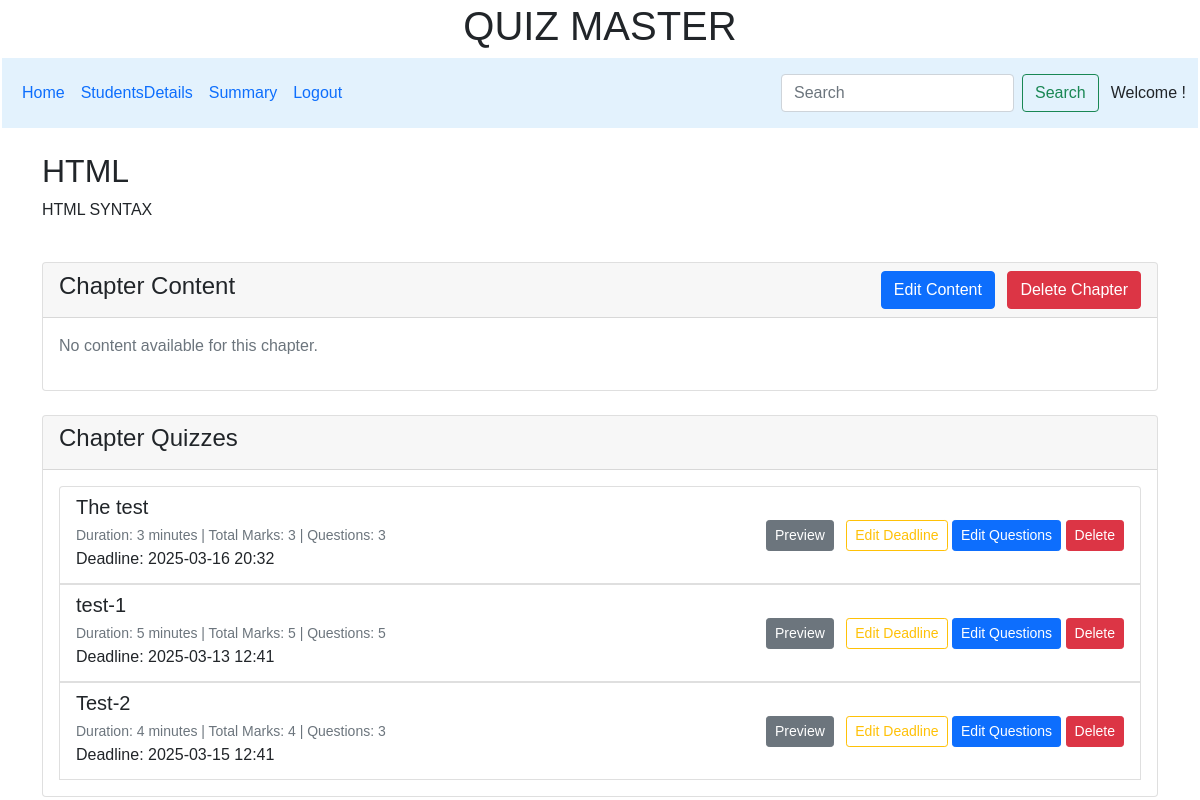
The app's page /chapter/2 with its own data.
### controllers/model.py (models this page shows, shortened)
class Chapter(db.Model):
    __tablename__ = 'chapter'
    id = db.Column(db.Integer, primary_key=True)
    subject_id = db.Column(db.Integer, db.ForeignKey('subject.id'), nullable=False)
    chapter = db.Column(db.String, nullable=False)
    description = db.Column(db.String, nullable=True)
    quizzes = db.relationship('Quiz', backref=db.backref('chapter_ref', lazy='select'), lazy='select')
    content = db.relationship('content', backref=db.backref('chapter_ref', lazy='select'), lazy='select')

class Quiz(db.Model):
    __tablename__ = 'Quiz'
    id = db.Column(db.Integer, primary_key=True)
    chapter_id = db.Column(db.Integer, db.ForeignKey('chapter.id'), nullable=False)
    title = db.Column(db.String, nullable=False)
    description= db.Column(db.String, nullable=True)
    deadline = db.Column(db.DateTime, nullable=False)
    totalNoQues = db.Column(db.Integer, default=0)
    totalMarks = db.Column(db.Integer, default=0)
    passingMarks = db.Column(db.Integer, default=0)
    duration = db.Column(db.Integer, nullable=True)
    questions = db.relationship('Question', back_populates='quiz',cascade="all, delete-orphan")

### controllers/controller.py (the view)
@app.route("/chapter/<int:chapter_id>")
def view_chapter(chapter_id):
    chapter = Chapter.query.get_or_404(chapter_id)
    subject = Subject.query.get_or_404(chapter.subject_id)
    contents = content.query.filter_by(chapter_id=chapter_id).all()
    quizzes = Quiz.query.filter_by(chapter_id=chapter_id).all()
    return render_template("view_chapter.html", chapter=chapter, content=contents, quizzes=quizzes, subject=subject)

### templates/view_chapter.html (shortened to what this page needs)
{% extends "admin_layout.html" %}
{% block content %}
<div class="container mt-4">
    <div class="row">
        <div class="col-12">
            <h2>{{ chapter.chapter }}</h2>
            <p>{{ chapter.description }}</p>
        </div>
    </div>
    <div class="row mt-4">
        <div class="col-12">
            <div class="card">
                <div class="card-header d-flex justify-content-between align-items-center">
                    <h4>Chapter Content</h4>
                    <div>
                        <button type="button" class="btn btn-primary" data-bs-toggle="modal" data-bs-target="#addContentModal">
                            Edit Content
                        </button>
                        <button type="button" class="btn btn-danger ms-2"
                                data-bs-toggle="modal"
                                data-bs-target="#deleteChapterModal">
                            Delete Chapter
                        </button>
                    </div>
                </div>
                <div class="card-body">
                    {% if chapter.content %}
                        <div class="list-group">
                            {% for content in chapter.content %}
                            <div class="list-group-item d-flex justify-content-between align-items-center">
                                <div>
                                    <h5 class="mb-1"><a href="{{ url_for('download_file', filename=content.file_path) }}"
                                        class="black hover-text">{{ content.title }}</a></h5>
                                    <small class="text-muted">Type: {{ content.content_type }}</small>
                                </div>
                                <div>
                                    <form action="{{ url_for('delete_content', content_id=content.id) }}"
                                          method="POST" class="d-inline">
                                        <button type="submit" class="btn btn-sm btn-danger"
                                                onclick="return confirm('Are you sure?')">Delete</button>
                                    </form>
                                </div>
                            </div>
                            {% endfor %}
                        </div>
                    {% else %}
                        <p class="text-muted">No content available for this chapter.</p>
                    {% endif %}
                </div>
            </div>
        </div>
    </div>
    <div class="row mt-4">
        <div class="col-12">
            <div class="card">
                <div class="card-header d-flex justify-content-between align-items-center">
                    <h4>Chapter Quizzes</h4>
                </div>
                <div class="card-body">
                    {% if quizzes %}
                        <div class="list-group">
                            {% for quiz in quizzes %}
                            <div class="list-group-item d-flex justify-content-between align-items-center">
                                <div>
                                    <h5 class="mb-1">{{ quiz.title }}</h5>
                                    <small class="text-muted">
                                        Duration: {{ quiz.duration }} minutes |
                                        Total Marks: {{ quiz.totalMarks }} |
                                        Questions: {{ quiz.totalNoQues }}
                                    </small>
                                    <p class="mb-1">Deadline: {{ quiz.deadline.strftime('%Y-%m-%d %H:%M') }}</p>
                                </div>
                                <div>
                                    <button class="btn btn-sm btn-secondary" data-bs-toggle="modal" data-bs-target="#previewQuizModal{{ quiz.id }}">
                                        Preview
                                    </button>
                                    <a href="{{ url_for('edit_quiz', quiz_id=quiz.id) }}" class="btn btn-sm btn-outline-warning ms-2">Edit Deadline</a>
                                    <button class="btn btn-sm btn-primary" data-bs-toggle="modal" data-bs-target="#editQuizModal{{ quiz.id }}">
                                        Edit Questions
                                    </button>
                                    <form action="{{ url_for('delete_quiz', quiz_id=quiz.id) }}" method="POST" class="d-inline">
                                        <button type="submit" class="btn btn-sm btn-danger" onclick="return confirm('Are you sure?')">Delete</button>
                                    </form>
                                </div>
                            </div>
                            {% endfor %}
                        </div>
                    {% else %}
                        <p class="text-muted">No quizzes available for this chapter.</p>
                    {% endif %}
                </div>
            </div>
        </div>
    </div>
</div>
{% endblock %}

### static/style.css (style rules this page uses)
* { margin: 0px; padding: 0px; box-sizing: border-box; font-family: Arial, Helvetica, sans-serif; }

### records on screen
Chapter: chapter "HTML", description "HTML SYNTAX"
Quiz: title "The test", duration "3", totalMarks "3", totalNoQues "3", deadline "2025-03-16 20:32"
Quiz: title "test-1", duration "5", totalMarks "5", totalNoQues "5", deadline "2025-03-13 12:41"
Quiz: title "Test-2", duration "4", totalMarks "4", totalNoQues "3", deadline "2025-03-15 12:41"
